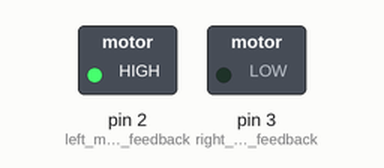
Simulated run of this sketch. Board: Arduino Uno, built with avr-gcc and run on an emulated ATmega328P. On the bench: switched loads named in the sketch (green lamp = pin HIGH). Dashed ring = blinking.

Above: at 0.5 s.
Timing chart, 0 to 4.6 s (numbered marks = the images above):
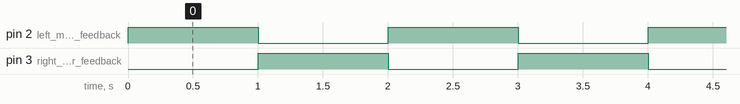

Measured:
- by itself, pin 2 (left_motor_feedback), pin 3 (right_motor_feedback): alternates HIGH for 1.0 s and LOW for 1.0 s
- by itself, everything shown: repeats every 2.0 s, in 3 steps

The sketch:

Blink.ino
```cpp
const int left_motor_feedback = 2; // lables the interger as the variable name
const int right_motor_feedback = 3;

// the setup function runs once when you press reset or power the board
void setup() {
  // initialize digital pin LED_BUILTIN as an output.
  pinMode(left_motor_feedback, OUTPUT);
  pinMode(right_motor_feedback, OUTPUT);
}

// the loop function runs over and over again forever
void loop() {
  digitalWrite(left_motor_feedback, HIGH);   // turn the LED on (HIGH is the voltage level)
  delay(1000);                                // wait for a second
  digitalWrite(left_motor_feedback, LOW);    // turn the LED off by making the voltage LOW
  digitalWrite(right_motor_feedback, HIGH);
  delay(1000);
  digitalWrite(right_motor_feedback, LOW);
}
```
